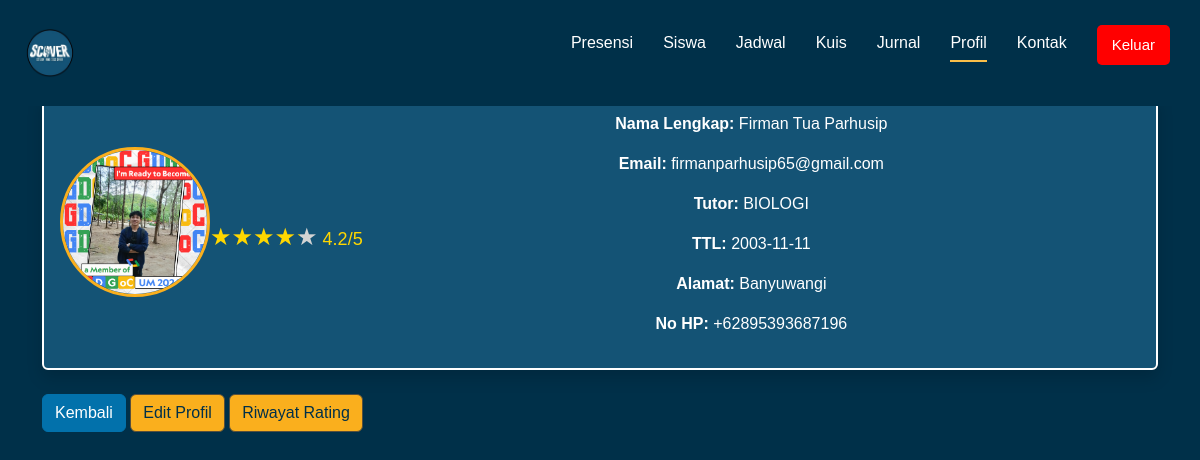
/profile_mentor.php (signed in), run on the app's committed database.
### tables this page shows
CREATE TABLE `mentor` (
  `pengajar_id` int(11) NOT NULL,
  `full_name` varchar(50) NOT NULL,
  `email` varchar(50) NOT NULL,
  `password` varchar(255) NOT NULL,
  `mapel` varchar(20) NOT NULL,
  `nohp` varchar(255) NOT NULL,
  `gambar` varchar(255) NOT NULL,
  `alamat` varchar(100) NOT NULL,
  `ttl` date NOT NULL,
  `created_at` timestamp NOT NULL DEFAULT current_timestamp() ON UPDATE current_timestamp()
);

### profile_mentor.php (the view, shortened to what this page needs)
<?php
$host = "localhost";
$user = "root";
$password = "";
$dbname = "scover";
$conn = mysqli_connect($host, $user, $password, $dbname);
$email = isset($_SESSION['user_email']) ? $_SESSION['user_email'] : null;
if ($email) {
    $query = "SELECT pengajar_id, full_name, email, alamat, gambar, ttl, mapel, nohp FROM mentor WHERE email = ?";
    $stmt = mysqli_prepare($conn, $query);
    mysqli_stmt_bind_param($stmt, "s", $email);
    mysqli_stmt_execute($stmt);
    $result = mysqli_stmt_get_result($stmt);
    $data = mysqli_fetch_assoc($result);
    $pengajar_id = $data['pengajar_id'];
    $rating_query = "SELECT AVG(rating) as avg_rating FROM rating_pengajar WHERE pengajar_id = ?";
    $stmt_rating = mysqli_prepare($conn, $rating_query);
    mysqli_stmt_bind_param($stmt_rating, "i", $pengajar_id);
    mysqli_stmt_execute($stmt_rating);
    $rating_result = mysqli_stmt_get_result($stmt_rating);
    $rating_data = mysqli_fetch_assoc($rating_result);
    $average_rating = round($rating_data['avg_rating'], 1) ?? 0;
} else {
    echo "<script>alert('Anda belum login!'); window.location.href='login_mentor.php';</script>";
    exit();
}
?>
<!DOCTYPE html>
<html lang="id">
<head>
    <link href="https://cdn.jsdelivr.net/npm/bootstrap@5.3.0-alpha1/dist/css/bootstrap.min.css" rel="stylesheet">
    <link rel="stylesheet" href="css/logout.css">
    <link rel="stylesheet" href="css/home.css">
</head>
<body>
    <nav class="navbar">
        <div class="logo">
            <img src="images/foto4.png" alt="Logo">
        </div>
        <ul class="nav-links">
            <li><a href="home_mentor.php">Presensi</a></li>
            <li><a href="siswa.php">Siswa</a></li>
            <li><a href="jadwal.php">Jadwal</a></li>
            <li><a href="kuis.php">Kuis</a></li>
            <li><a href="jurnal.php">Jurnal</a></li>
            <li><a href="profile_mentor.php" class="active">Profil</a></li>
            <li><a href="kontak_mentor.php">Kontak</a></li>
            <li><button class="logout-btn" onclick="confirmLogout()">Keluar</button></li>
        </ul>
    </nav>
    <div class="container mt-5">
        <h2 class="text-center">Profil Pengguna Pengajar</h2>
        <div class="card p-3 shadow mb-4 text-center">
            <?php
            $imagePath = "uploads/" . basename(htmlspecialchars($data['gambar']));
            if (!empty($data['gambar']) && file_exists($imagePath)) {
            ?>
                <img src="<?= $imagePath; ?>" alt="Foto Profil" class="profile-img">
            <?php
            } else {
            ?>
                <img src="uploads1/default.png" alt="Foto Profil Default" class="profile-img">
            <?php
            }
            ?>
<div class="rating">
    <?php
    $fullStars = floor($average_rating);
    $decimal = $average_rating - $fullStars;
    for ($i = 0; $i < $fullStars; $i++) {
        echo '<span class="star full">★</span>';
    }
    if ($decimal > 0) {
        $percentage = $decimal * 100;
        echo '<span class="star partial" style="--fill:' . $percentage . '%;">★</span>';
    }
    ?>
    <?= number_format($average_rating, 1); ?>/5
</div>
            <div class="profile-info">
                <p><strong>Nama Lengkap:</strong> <?= htmlspecialchars($data['full_name']); ?></p>
                <p><strong>Email:</strong> <?= htmlspecialchars($data['email']); ?></p>
                <p><strong>Tutor:</strong> <?= htmlspecialchars($data['mapel'] ?? '-'); ?></p>
                <p><strong>TTL:</strong> <?= htmlspecialchars($data['ttl'] ?? '-'); ?></p>
                <p><strong>Alamat:</strong> <?= htmlspecialchars($data['alamat'] ?? '-'); ?></p>
                <p><strong>No HP:</strong> <?= htmlspecialchars($data['nohp'] ?? '-'); ?></p>
            </div>
        </div>
        <a href="home_mentor.php" class="btn btn-primary">Kembali</a>
        <a href="edit_profile_mentor.php" class="btn btn-secondary">Edit Profil</a>
        <a href="riwayat_rating.php" class="btn btn-secondary">Riwayat Rating</a>
    </div>
</body>
</html>

### css/logout.css (style rules this page uses)
.logout-btn { background-color: red; border: none; padding: 10px 15px; border-radius: 5px; font-size: 15px; color: white; cursor: pointer; display: flex; align-items: center; justify-content: center; height: 40px; }
.nav-links li { display: flex; align-items: center; }

### css/home.css (style rules this page uses)
body { font-family: Arial, sans-serif; margin: 0; padding: 0; background-color: #003049; display: flex; flex-direction: column; align-items: center; justify-content: center; }
.navbar { display: flex !important; justify-content: space-between !important; align-items: center !important; background-color: #003049; padding: 15px; color: white; width: 100%; width: 100%; padding: 15px; position: fixed; top: 0; left: 0; z-index: 1000; }
.navbar .logo img { width: 70px; height: auto; }
.navbar .nav-links { list-style: none; display: flex; padding: 0; }
.navbar .nav-links li { margin: 10px 15px; position: relative; }
.navbar .nav-links a { text-decoration: none; color: white; padding-bottom: 5px; transition: all 0.3s; position: relative; }
.navbar .nav-links a::after { content: ""; display: block; width: 0; height: 2px; background-color: #fabe49; transition: width 0.3s ease-in-out; position: absolute; bottom: -2px; left: 0; }
.navbar .nav-links a.active::after { width: 100%; background-color: #fabe49; }
.logout-btn { background-color: red; border: none; padding: 10px 15px; border-radius: 5px; font-size: 15px; color: white; cursor: pointer; display: flex; align-items: center; justify-content: center; height: 40px; }
.nav-links li { display: flex; align-items: center; }

### profile_mentor.php (style rules this page uses)
body { background-color: #003049; color: #fabe49; }
.card { background-color: #145375; color: white; border: 2px solid white; display: flex; flex-direction: row; align-items: center; padding: 20px; }
.rating { font-size: 18px; color: #ffd700; margin-top: 10px; }
.profile-info { flex-grow: 1; }
.profile-img { width: 150px; height: 150px; border-radius: 50%; object-fit: cover; display: block; margin: 0 auto 20px; border: 3px solid #faaf1d; }
.btn-primary { background-color: #0271ab; border-color: #0271ab; }
.btn-secondary { background-color: #faaf1d; border-color: rgb(88, 79, 59); color: #003049; }
h2 { color: #faaf1d; }
.star { font-size: 24px; display: inline-block; }
.star.full { color: #ffd700; }
.star.partial { background: linear-gradient(to right, #ffd700 var(--fill), #d3d3d3 var(--fill)); -webkit-background-clip: text; -webkit-text-fill-color: transparent; display: inline-block; position: relative; }

### data on the page
mentor: gambar (picture), full_name "Firman Tua Parhusip", email "firmanparhusip65@gmail.com", mapel "BIOLOGI", ttl "2003-11-11", alamat "Banyuwangi", nohp "+62895393687196"

### other printed values
$average_rating "4.2"
